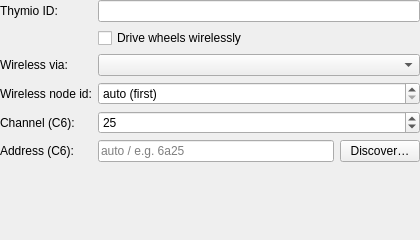
<?xml version="1.0" encoding="UTF-8"?>
<ui version="4.0">
 <class>ThymioConfigForm</class>
 <widget class="QWidget" name="ThymioConfigForm">
  <property name="geometry">
   <rect><x>0</x><y>0</y><width>420</width><height>240</height></rect>
  </property>
  <layout class="QFormLayout" name="form_layout">
   <property name="leftMargin"><number>0</number></property>
   <property name="topMargin"><number>0</number></property>
   <property name="rightMargin"><number>0</number></property>
   <property name="bottomMargin"><number>0</number></property>
   <item row="0" column="0">
    <widget class="QLabel" name="id_label">
     <property name="text"><string>Thymio ID:</string></property>
    </widget>
   </item>
   <item row="0" column="1">
    <widget class="QLineEdit" name="id_edit">
     <property name="whatsThis"><string>This robot's name in the app and in settings.yaml (e.g. thymio-1). Sessions and logs refer to it by this ID.</string></property>
    </widget>
   </item>
   <item row="2" column="1">
    <widget class="QCheckBox" name="wireless_check">
     <property name="text"><string>Drive wheels wirelessly</string></property>
     <property name="whatsThis"><string>Drive the Thymio's wheels and top LED from the app, wirelessly. Choose the transport below. When off, the Thymio's air-chamber skins still work; only the wheels/LEDs stay idle.</string></property>
    </widget>
   </item>
   <item row="3" column="0">
    <widget class="QLabel" name="via_label">
     <property name="text"><string>Wireless via:</string></property>
    </widget>
   </item>
   <item row="3" column="1">
    <widget class="QComboBox" name="via_combo">
     <property name="whatsThis"><string>How the app reaches the Thymio's wheels:
• RF dongle — thymiodirect straight to the wireless dongle's serial port (no Thymio Suite needed; one dongle relays to several Thymios by node id).
• Gateway C6 — the gateway's own C6 drives the Thymios over 802.15.4, NO dongle: the C6 impersonates the dongle and holds the link itself. Up to 4 Thymios per C6, told apart by the address below.</string></property>
    </widget>
   </item>
   <item row="4" column="0">
    <widget class="QLabel" name="node_id_label">
     <property name="text"><string>Wireless node id:</string></property>
    </widget>
   </item>
   <item row="4" column="1">
    <widget class="QSpinBox" name="node_id_spin">
     <property name="minimum"><number>0</number></property>
     <property name="maximum"><number>65535</number></property>
     <property name="specialValueText"><string>auto (first)</string></property>
     <property name="whatsThis"><string>Which Thymio on the shared RF dongle this robot is (dongle transport only). One dongle relays to several Thymios at once, each with its own wireless node id — give each robot a distinct id (list them with `scripts/thymio_jog.py --list`). 0 = auto: bind to the first Thymio the dongle reports (fine when only one is paired).</string></property>
    </widget>
   </item>
   <item row="5" column="0">
    <widget class="QLabel" name="channel_label">
     <property name="text"><string>Channel (C6):</string></property>
    </widget>
   </item>
   <item row="5" column="1">
    <widget class="QSpinBox" name="channel_spin">
     <property name="minimum"><number>11</number></property>
     <property name="maximum"><number>26</number></property>
     <property name="value"><number>25</number></property>
     <property name="whatsThis"><string>802.15.4 channel the Thymio is on (Gateway C6 transport only). Find it with `scripts/thymio_sniff_capture.py --scan`; it was 25 in testing.</string></property>
    </widget>
   </item>
   <item row="6" column="0">
    <widget class="QLabel" name="addr_label">
     <property name="text"><string>Address (C6):</string></property>
    </widget>
   </item>
   <item row="6" column="1">
    <layout class="QHBoxLayout" name="addr_row">
     <item>
      <widget class="QLineEdit" name="addr_edit">
       <property name="placeholderText"><string>auto / e.g. 6a25</string></property>
       <property name="whatsThis"><string>This Thymio's 802.15.4 short address in hex (e.g. 6a25) — how the C6 tells the robots apart (Gateway C6 transport). Leave blank for the first robot (uses the C6's built-in default). Use Discover to read the addresses off the air.</string></property>
      </widget>
     </item>
     <item>
      <widget class="QPushButton" name="discover_btn">
       <property name="text"><string>Discover…</string></property>
       <property name="whatsThis"><string>Find this robot's address over the air — no dongle. Opens a guided scan: power each Thymio ON while it runs (they announce themselves at boot) and pick this robot's address from the live list. Needs the gateway connected.</string></property>
      </widget>
     </item>
    </layout>
   </item>
  </layout>
 </widget>
 <resources/>
 <connections/>
</ui>
